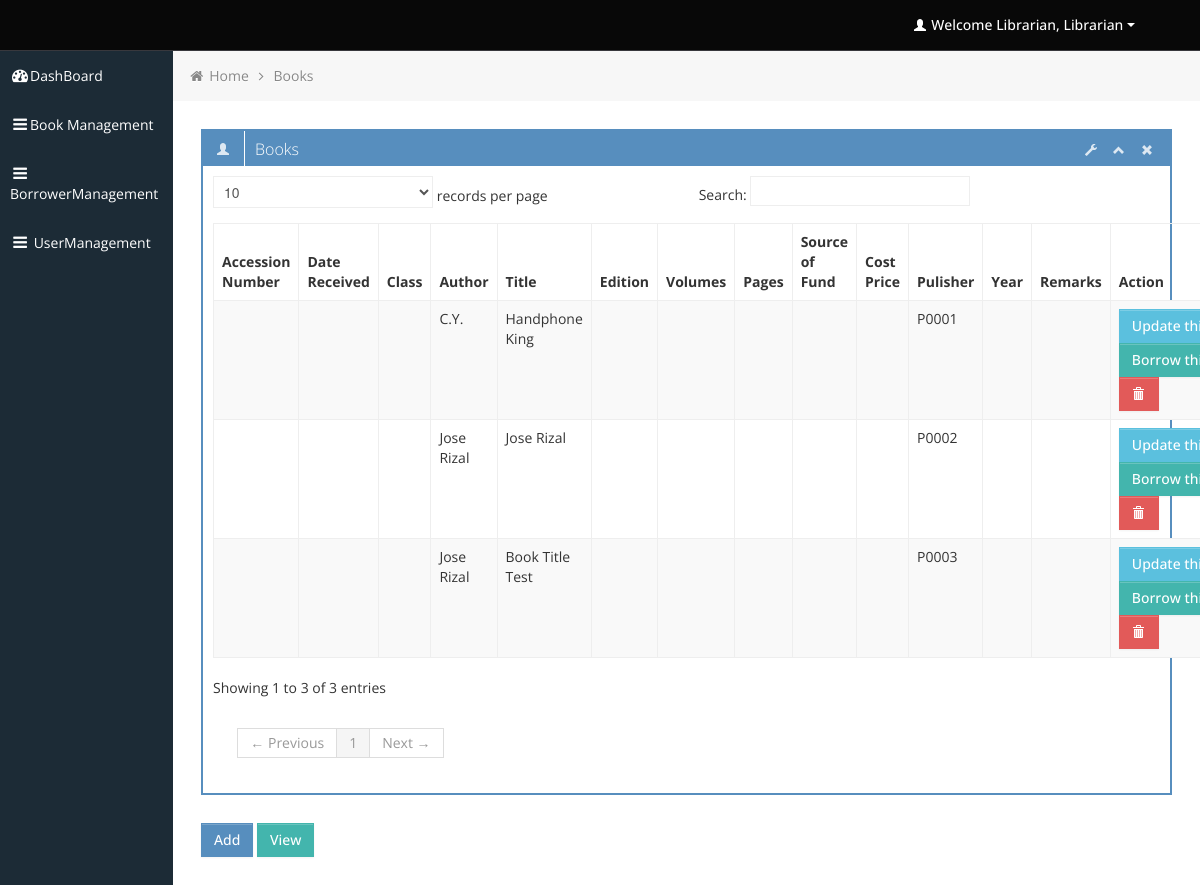
Screenshot of /admin/view_all_books.php (signed in) with the database file from the repository.
### tables this page shows
CREATE TABLE `tbl_books` (
  `id` int(5) UNSIGNED ZEROFILL NOT NULL,
  `bookIsbn` varchar(100) NOT NULL,
  `bookTitle` varchar(100) NOT NULL,
  `bookAuthor` varchar(100) NOT NULL,
  `pubisherID` varchar(100) NOT NULL,
  `bookLanguage` varchar(100) NOT NULL,
  `bookCategory` varchar(100) NOT NULL,
  `bookDescription` varchar(100) NOT NULL,
  `book_status` varchar(20) NOT NULL DEFAULT 'Available'
);

### admin/functions/function.php (called while the page is built, shortened)
<?php
	function get_header(){
		require_once("includes/header.php");
	}
	function get_bread_two(){
		require_once("includes/breadcumb_two.php");
	}
	function get_sidebar(){
		require_once("includes/sidebar.php");
	}
 	function get_footer(){
		require_once("includes/footer.php");
	}
?>

### admin/view_all_books.php (the view)
<?php
	require_once("functions/function.php");
	get_header();
	get_sidebar();
	get_bread_two();
?>
			<div class="row-fluid sortable">
				<div class="box span12">
					<div class="box-header" data-original-title>
						<h2><i class="halflings-icon white user"></i><span class="break"></span>Books</h2>
						<div class="box-icon">
							<a href="#" class="btn-setting"><i class="halflings-icon white wrench"></i></a>
							<a href="#" class="btn-minimize"><i class="halflings-icon white chevron-up"></i></a>
							<a href="#" class="btn-close"><i class="halflings-icon white remove"></i></a>
						</div>
					</div>
					<div class="box-content">
						<table class="table table-striped table-bordered bootstrap-datatable datatable">
						  <thead>
							  <tr>
								  <th>Accession Number</th>
								  <th>Date Received</th>
								  <th>Class</th>
								  <th>Author</th>
                                  <th>Title</th>
                                  <th>Edition</th>
                                  <th>Volumes</th>
                                  <th>Pages</th>
                                  <th>Source of Fund</th>
                                  <th>Cost Price</th>
                                  <th>Pulisher</th>
                                  <th>Year</th>
                                  <th>Remarks</th>
                                  <th>Action</th>
							  </tr>
						  </thead>
						  <tbody>
							<?php
								include("includes/connection.php");
								$sql = "SELECT *  FROM tbl_books ORDER BY id";
								$result=mysqli_query($connect, $sql);
							while ($row=mysqli_fetch_array($result))
							{ ?>
							<tr>
								<td><?php echo $row['AccessionNumber']; ?></td>
								<td><?php echo $row['DateRecieved']; ?></td>
                                <td><?php echo $row['Class']; ?></td>
								<td><?php echo $row['bookAuthor']?></td>
								<td><?php echo $row['bookTitle']?></td>
								<td><?php echo $row['Edition']?></td>
								<td><?php echo $row['Volume']?></td>
								<td><?php echo $row['Pages']?></td>
								<td><?php echo $row['SourceOfFund']?></td>
								<td><?php echo $row['CostPrice']?></td>
								<td><?php echo $row['pubisherID']?></td>
								<td><?php echo $row['YearBook']?></td>
								<td><?php echo $row['Remarks']?></td>
								<td class="center">
									<a class="btn btn-info" href="edit_book.php?bID=<?php echo $row['id']; ?>">
										Update this book
									</a>
									<a class="btn btn-success" href="borrow_book.php?bID=<?php echo $row['id']; ?>">
									Borrow this book
									</a>
									<a class="btn btn-danger" onclick="return confirmDel()" href="#">
										<i class="halflings-icon white trash"></i>
									</a>
								</td>
							</tr>
							<?php
							   }
							?>
						  </tbody>
					  </table>
					</div>
				</div>
				<a class="btn btn-primary" href="add_new_book.php">Add</a> <a class="btn btn-success" href="view_book.php">View</a>
			</div>
<?php
	get_footer();
?>

### admin/includes/header.php (shortened to what this page needs)
<?php
  $id = $_SESSION['LOGIN'];
include "../include/dbconn.php";
$sql = "SELECT lname, fname FROM admin where id = $id";
            $result = $connect->query($sql);
            while($row = $result->fetch_assoc()){
              	$lname = $row['lname'];
				$fname = $row['fname'];
            }
?>
<!DOCTYPE html>
<html lang="en">
<head>
	<link id="bootstrap-style" href="css/bootstrap.min.css" rel="stylesheet">
	<link href="css/bootstrap-responsive.min.css" rel="stylesheet">
	<link id="base-style" href="css/style.css" rel="stylesheet">
	<link id="base-style-responsive" href="css/style-responsive.css" rel="stylesheet">
	<link rel="stylesheet" href="../../plugins/morris/morris.css">
</head>
<body>
	<div class="navbar">
		<div class="navbar-inner">
			<div class="container-fluid">
				<a class="brand" href="index.html"><span> </span></a>
				<div class="nav-no-collapse header-nav">
					<ul class="nav pull-right">
						<li class="dropdown">
							<a class="btn dropdown-toggle" data-toggle="dropdown" href="#">
								<i class="halflings-icon white user"></i> <?php echo "Welcome  ".$lname.", ".$fname ?>
								<span class="caret"></span>
							</a>
						</li>
					</ul>
				</div>
			</div>
		</div>
	</div>

### admin/includes/sidebar.php (shortened to what this page needs)
<div class="container-fluid-full">
<div class="row-fluid">
	<div id="sidebar-left" class="span2">
		<div class="nav-collapse sidebar-nav">
			<ul class="nav nav-tabs nav-stacked main-menu">
				<li><a href="index.php"><i class="icon-dashboard"></i><span class="hidden-tablet">DashBoard</span></a></li>
				<li>
					<a class="dropmenu" href="#"><i class="icon-reorder"></i><span class="hidden-tablet">Book Management</span></a>
				</li>
				<li>
					<a class="dropmenu" href="#"><i class="icon-reorder"></i><span class="hidden-tablet">BorrowerManagement</span></a>
				</li>
				<li>
					<a class="dropmenu" href="#"><i class="icon-reorder"></i><span class="hidden-tablet"> UserManagement</span></a>
				</li>
			</ul>
		</div>
	</div>

### admin/includes/breadcumb_two.php
<div id="content" class="span10">
	<ul class="breadcrumb">
		<li>
			<i class="icon-home"></i>
			<a href="index.php">Home</a>
			<i class="icon-angle-right"></i>
		</li>
		<li><a href="view_book.php">Books</a></li>
	</ul>

### admin/includes/footer.php (shortened to what this page needs)
			</div>
		</div>
	</div>
	</body>
</html>

### admin/css/style-responsive.css (style rules this page uses)
@media (min-width: 1200px) { .container-fluid-full { overflow: hidden; position: relative; height: 100%; } }
@media (min-width: 1200px) { #content { width: 85.578%; padding: 28px; margin: 0px 0px; margin-left: 14.422% !important; } }
@media (min-width: 1200px) { #sidebar-left { background: #1C2B36; margin-left: 0px !important; position: absolute; height: 100%; } }
@media (min-width: 1200px) { .sidebar-nav > ul { margin: 0px; } }

### admin/css/halflings.css (style rules this page uses)
html, html .halflings { -webkit-font-smoothing: antialiased !important; }
.halflings-icon { display: inline-block; width: 14px; height: 14px; line-height: 14px; vertical-align: text-top; background-image: url(../img/glyphicons_halflings.svg); background-position: 0 0; background-repeat: no-repeat; vertical-align: top; *display: inline; *zoom: 1; *margin-right: .3em; }
.halflings-icon.white { background-image: url(../img/glyphicons_halflings-white.svg); }
.halflings-icon.user { background-position: -168px 0; }
.halflings-icon.remove { background-position: -312px 0; }
.halflings-icon.trash { background-position: -456px 0; }
.halflings-icon.chevron-up { background-position: -288px -120px; }
.halflings-icon.wrench { background-position: -360px -144px; }

### rows the page displays
tbl_books: bookAuthor "C.Y.", bookTitle "Handphone King", pubisherID "P0001"
tbl_books: bookAuthor "Jose Rizal", bookTitle "Jose Rizal", pubisherID "P0002"
tbl_books: bookAuthor "Jose Rizal", bookTitle "Book Title Test", pubisherID "P0003"

### other values shown
$lname "Librarian"
$fname "Librarian"
